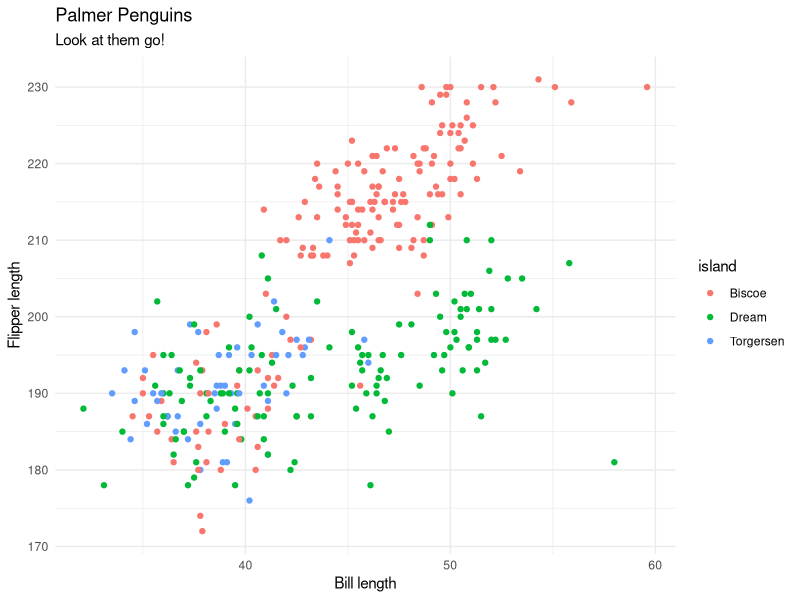
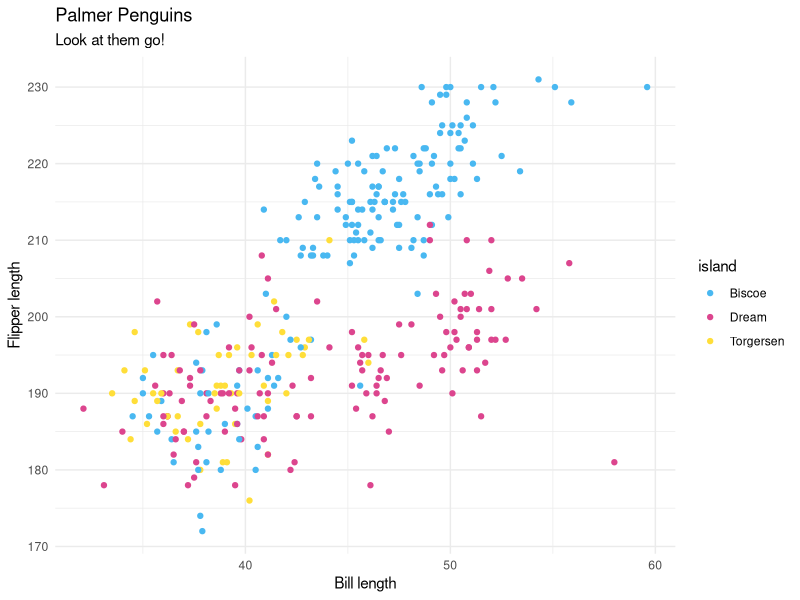

Source code (R) for these figures, in order:
## ---- chunk 1

library(tidyverse)
library(palmerpenguins) ## An internal data package in R.


## ---- chunk 2

ga_purple <- "#8359AB"
ga_yellow <- "#FFDE39"
ga_gray <- "#827C78"
ga_blue <- "#49B8F1"
ga_brown <- "#B88262"
ga_pink <- "#DC458E"
  
## ---- chunk 3


qualpal <- function() {
  scale_color_manual(values = c(ga_blue, 
                                ga_pink, 
                                ga_yellow, 
                                ga_purple, 
                                ga_gray, 
                                ga_brown))
  
}


## Example Using Penguins Data

p1 <- penguins %>%
  ggplot() +
  geom_point(aes(x = bill_length_mm,
                 y = flipper_length_mm,
                 color = island)) +
  labs(title = "Palmer Penguins",
       subtitle = "Look at them go!",
       x = "Bill length",
       y = "Flipper length") +
  theme_minimal()

p1
## ---- chunk 4

p2 <- p1 + qualpal()

p2

## ---- chunk 5

scale_fill_ga_sequential <- function(low_color = ga_yellow,
                                     high_color = ga_purple) {
  scale_fill_gradient(low = low_color,
                      high = high_color)
}

## Example Using Penguins Data



  

## ---- chunk 6

scale_fill_ga_diverging <- function(low_color = ga_yellow,
                                    medium_color = "white",
                                    high_color = ga_pink){
  
  scale_fill_gradient2(low = low_color,
                       mid = medium_color,
                       high = high_color)
}

## Example Using Penguins Data

